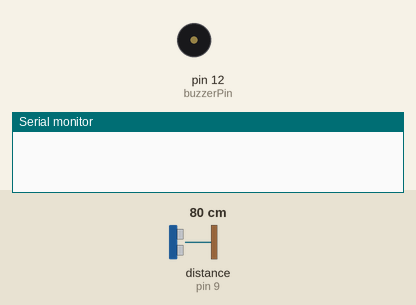
Bench run of a sketch on a simulated Arduino Uno, built with avr-gcc and run on an emulated ATmega328P. Parts: buzzer (waves = sounding), the last lines printed to the serial monitor. Wiring (inferred from the names in the program): ultrasonic range finder: trigger pin 10; echo pin 9. Inputs (shaded band) come from the test bench; at power-on: distance to the obstacle (sensor on pin 9) 80 cm. The echo pulse lasts 58.3 µs per cm; the modem accepts every AT command (registered, SIM ready, sends succeed) and sends nothing else.

Above: at 1.7 s.
1.8 s: distance to the obstacle (sensor on pin 9) set to 11 cm
12.7 s: distance to the obstacle (sensor on pin 9) set to 8 cm
At 24.2 s:
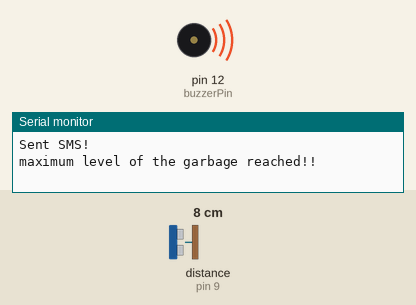
31.3 s: distance to the obstacle (sensor on pin 9) set to 2 cm
Timing chart, 0 to 37.0 s (numbered marks = the images above; inputs shaded):
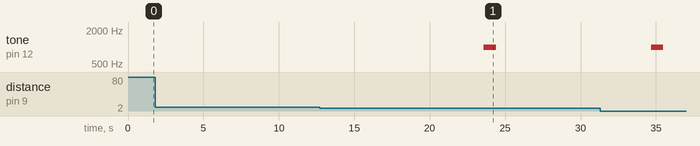

Measured:
- the behaviour switches between 10 and 9 cm on distance to the obstacle (sensor on pin 9) (found by bisection; images 0 and 1)
- after the input at 1.8 s, every drawn part: stays the same
- after the input at 12.7 s, tone on pin 12 (buzzerPin): silent → 1000 Hz after 10.9 s, → silent 0.80 s later

The sketch:

rathiproject_mini.ino
```cpp
#include<SoftwareSerial.h>

SoftwareSerial GPRS(3,2);       //tx ,rx

int buzzerPin = 12;                          //Pin number the buzzer is connected

int echoPin = 9;                           // Echo Pin of the ultrasonic sensor

int trigPin = 10;                          // Trigger Pin of the ultrasonic sensor

unsigned long previousMillis = 0;        //This will be used to store the millisecnd value after each time the buzzer is triggered. This is used because delay function is not used for the buzzer timing.

int maxBeepInterval = 1000;             //Max beep interval

int minBeebInterval = 1300;             //Min beep interval

int frequency = 1000;                    //Buzzer frequency in Hz

long distance;                              //Distance of the object from sensorlong echoTime Time taken for the echo

int triggerAlarmDistance = 15;              //Buzzer will be triggered if the distance is less than this value. (cm)

int echoTime;

void setup()

{

  pinMode(buzzerPin, OUTPUT);                   //Set pin modes

  pinMode(echoPin, INPUT);

  pinMode(trigPin, OUTPUT);

  GPRS.begin(9600);                         // the GPRS baud rate

  Serial.begin(9600);                  // the Serial port of Arduino baud rate.

  delay(500);

}

void loop()

{

  digitalWrite(trigPin, LOW);                   //Set the trigger pin of the SR04 sensor to low

  delayMicroseconds(2);

  digitalWrite(trigPin, HIGH);                //Set the trigger pin of the SR04 sensor to high which will which will send a pulse.

  delayMicroseconds(10);

  digitalWrite(trigPin, LOW);                 //Set the trigger pin of the SR04 sensor to low

  echoTime = pulseIn(echoPin, HIGH);        //Reads a pulse (either HIGH or LOW) on a pin. For example, if value is HIGH, pulseIn() waits for the pin to go HIGH, starts timing, then waits for the pin to go LOW and stops timing. Returns the length of the pulse in microseconds or 0 if no complete pulse was received within the timeout https://www.arduino.cc/en/Reference/PulseIn

  distance = echoTime * 0.1140 / 4;

  if(distance < triggerAlarmDistance)

  {

    unsigned long currentMillis = millis();

    int val = map(distance, 2, triggerAlarmDistance, minBeebInterval, maxBeepInterval);

    sendSMS();

    Serial.println("Sent SMS!");

    Serial.println( "maximum level of the garbage reached!!");

    delay(10);

    if (currentMillis - previousMillis >= val)

    {

      tone(buzzerPin, frequency, val * 0.75);          //Trigger the buzzer (Buzzer pin, frequency, duration). Here durationn is set to 75% of the time before it will be triggered next.

      previousMillis = currentMillis;            //Save current millisend value when the buzzer is triggered.

    }

  }

  delay(6000);                    //Delay 60ms before next reading.

}


void sendSMS()

{

  GPRS.println("AT+CMGF=1");      // Set modem to text mode

  delay(2000);

  GPRS.write("AT+CMGS=");           // Start composing message

  GPRS.write(0x22);             // hex equivalent of double-quote '"'

  GPRS.write("+918870341015");           // the number to send the SMS to

  GPRS.write(0x22);
  GPRS.write(0x0D);              // hex equivalent of Carraige return

  GPRS.write(0x0A);                 // hex equivalent of newline

  delay(2000);

  GPRS.print("ID:=1 LOCATION:=maximum level reached"); // Send the text message to the GSM module

  GPRS.write(0x0D);            // hex equivalent of Carraige return

  GPRS.write(0x0A);        // hex equivalent of newline

  delay(1000);

  GPRS.write(26);            // equivalent of CTRL-Z delay(3000);

}
```
